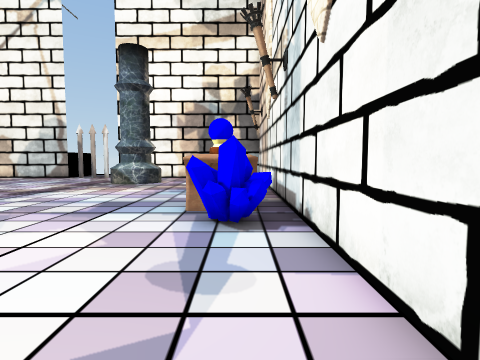
[1] (above)

19 first-person views from a walk through a scene from a Unity 3-D project. The camera is 1.4 m above the floor, tilts 4° down and sees 80° across. The floor is counted in squares, 1 m on a side. Each view is taken from the middle of a square. On the plan, view 1 faces up. The plan holds only what a view shows up to about 14 squares ahead; the rest is blank. The place goes on beyond the plan. Some surface patterns are stand-ins.

[2]
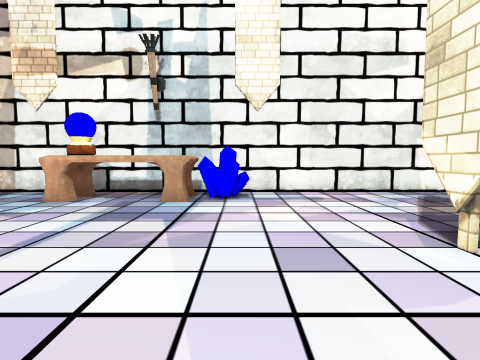

[3]
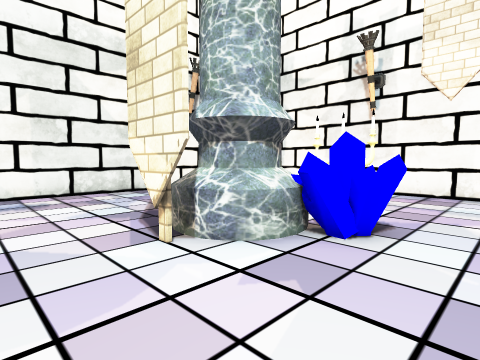

[4]
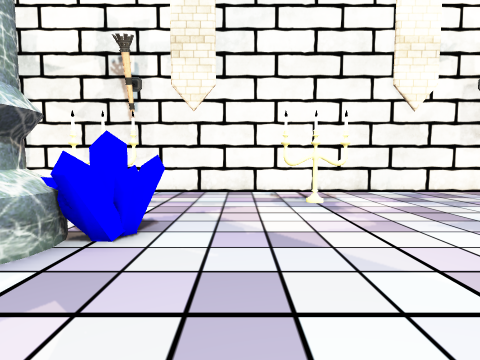

[5]
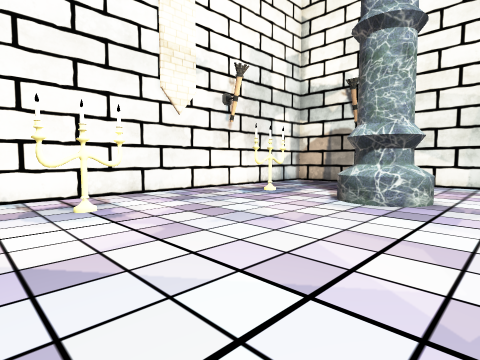

[6]
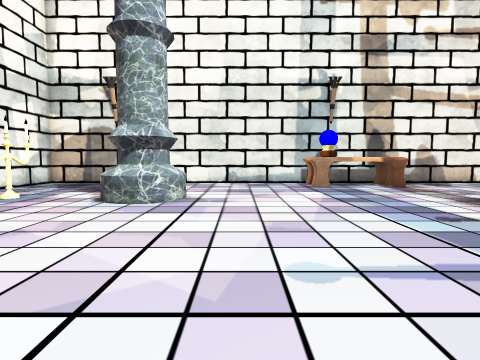

[7]
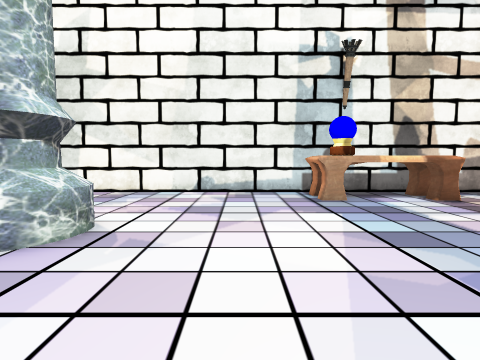

[8]
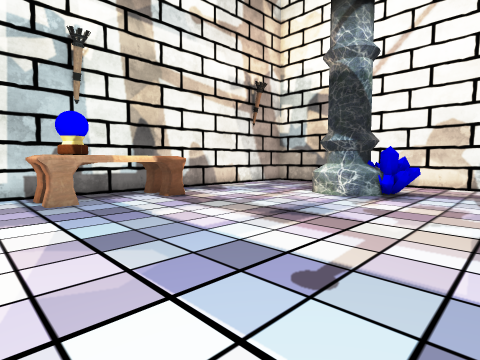

[9]
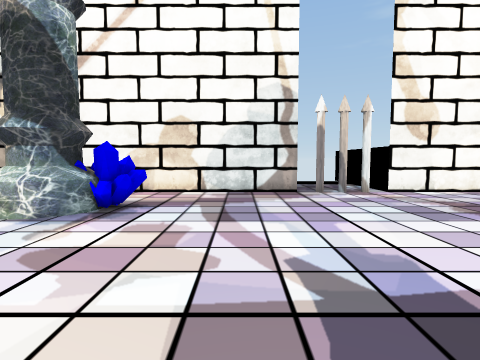

[10]
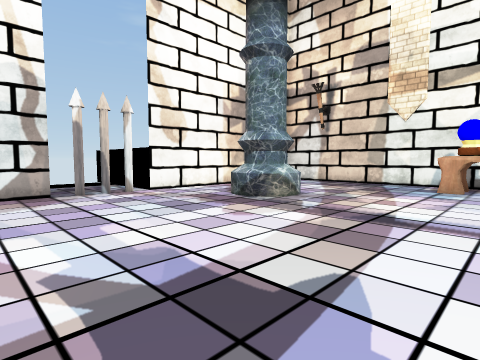

[11]
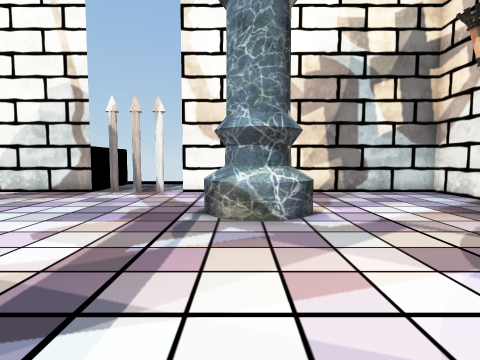

[12]
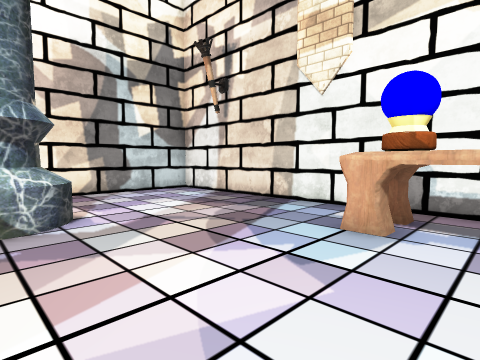

[13]
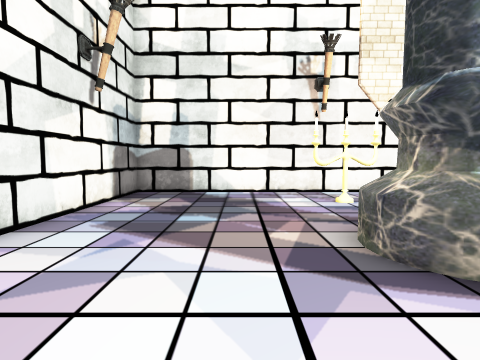

[14]
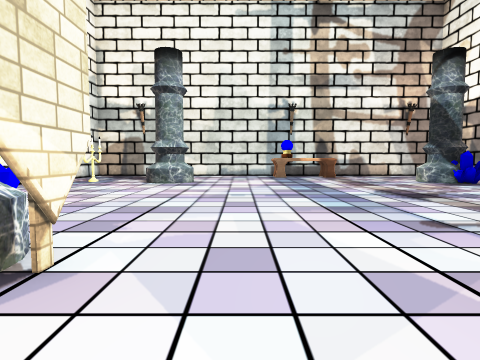

[15]
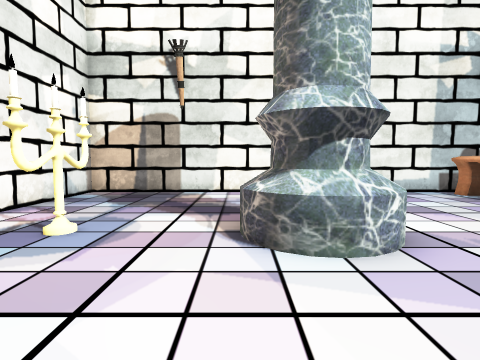

[16]
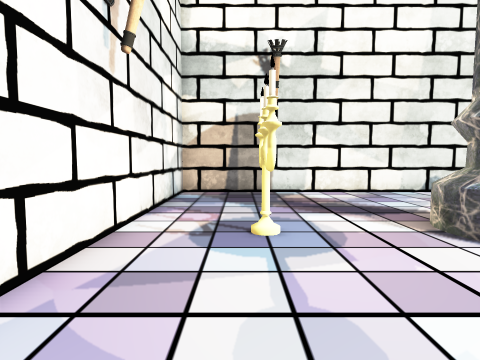

[17]
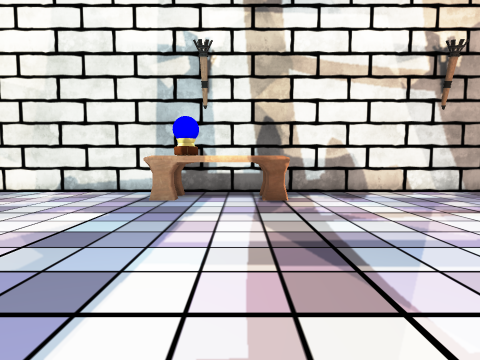

[18]
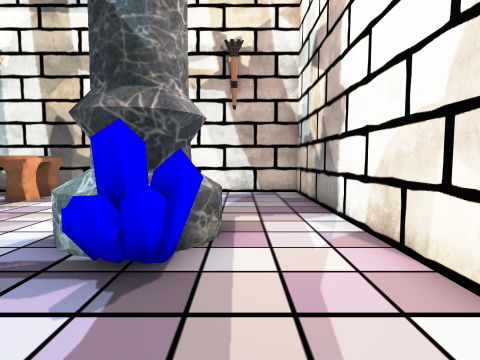

[19]
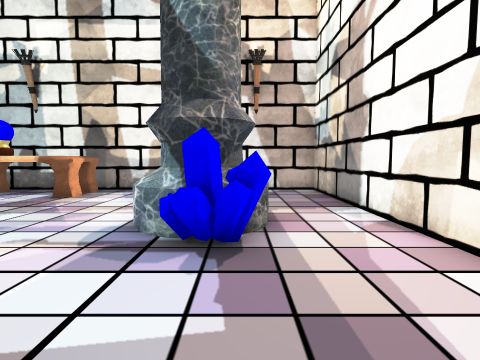

### Floor plan
Key: @ floor where view 1 was taken; # wall or solid block; . floor; = window, fence, low wall or low ledge; O other object.
Columns run from 29 left of view 1 to 2 right of it. Each row starts with its distance up from view 1.
 24                 =...
 23 #################OOO############
 22 #................OOO.... ......#
 21 #......................  ......#
 20 #.......=..............  ......#
 19 #....  ##OO..........=   ......#
 18 #..... ##OO..........####......#
 17 #......##............####......#
 16 #..............................#
 15 #..............................#
 14 #..............................#
 13 #.OO........................O  #
 12  OOO........................OO.#
 11  O O........................O .#
 10  O O........................O .#
  9  OOO........................O .#
  8  OOO........................OO.#
  7 #...........................OOO#
  6 #...........................OO.#
  5 #..............................#
  4 #..............................#
  3 #.....................##.......#
  2 #......##.............##.......#
  1 #..... ###...........####......#
  0 #..... ###..........OO###....@.#
 -1 #......##...........OO  .......#
 -2 #....................  ........#
 -3 #..................... ........#
 -4 #..............................#
 -5 #......OO......OO.....OO.......#
 -6 #..............................#
 -7 #..............................#
 -8 ################################

Where each view was taken, in squares from view 1:
view 1: 0 up, 0 right, facing up
view 2: 6 up, 11 left, facing right
view 3: 5 up, 11 left, facing down-right
view 4: 5 up, 11 left, facing down
view 5: 4 up, 11 left, facing down-left
view 6: 4 up, 11 left, facing left
view 7: 5 up, 16 left, facing left
view 8: 6 up, 16 left, facing up-left
view 9: 10 up, 16 left, facing up
view 10: 10 up, 16 left, facing up-right
view 11: 10 up, 7 left, facing up
view 12: 10 up, 7 left, facing up-right
view 13: 5 up, 3 left, facing down
view 14: 5 up, 3 left, facing left
view 15: 1 down, 16 left, facing left
view 16: 5 down, 16 left, facing left
view 17: 11 up, 16 left, facing left
view 18: 20 up, 16 left, facing left
view 19: 19 up, 15 left, facing left
